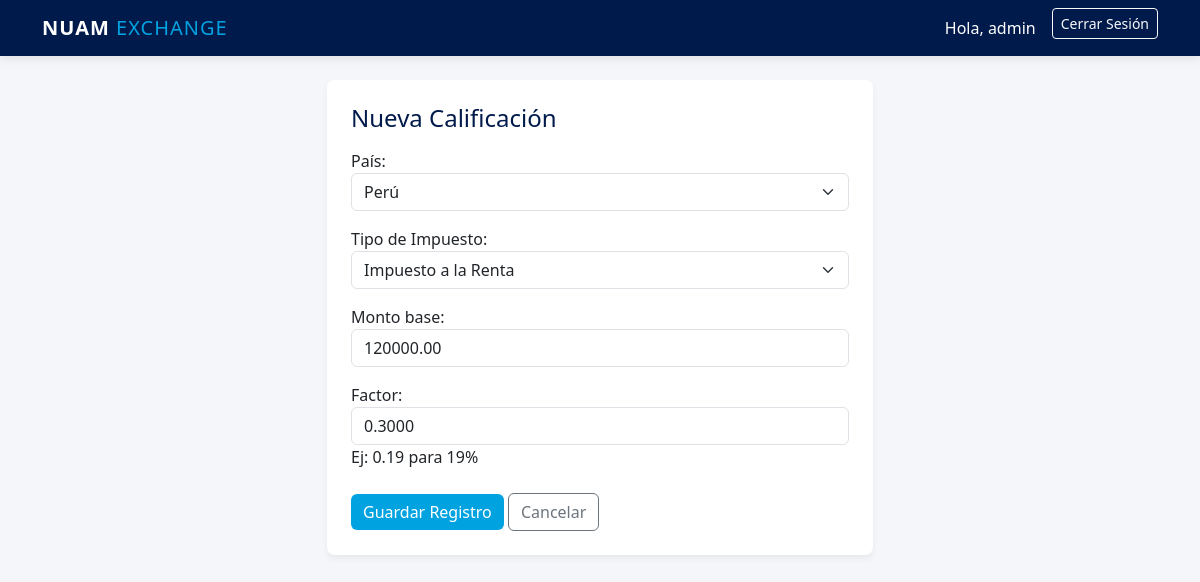
The page /editar/2/ (signed in) on the database its author committed.
### calificaciones/models.py (models this page shows, shortened)
class Calificacion(models.Model):
    PAISES = [
        ('CHILE', 'Chile'),
        ('PERU', 'Perú'),
        ('COLOMBIA', 'Colombia'),
    ]
    TIPO_IMPUESTO = [
        ('IVA', 'IVA / IGV'),
        ('RENTA', 'Impuesto a la Renta'),
        ('ADUANA', 'Impuesto Aduanero'),
    ]
    pais = models.CharField(max_length=20, choices=PAISES, verbose_name="País")
    tipo = models.CharField(max_length=20, choices=TIPO_IMPUESTO, verbose_name="Tipo de Impuesto")
    monto_base = models.DecimalField(max_digits=12, decimal_places=2)
    factor = models.DecimalField(max_digits=5, decimal_places=4, help_text="Ej: 0.19 para 19%")
    fecha_registro = models.DateTimeField(default=timezone.now)
    analista = models.ForeignKey(User, on_delete=models.CASCADE) # Auditoría: quién lo hizo

### calificaciones/views.py (the view)
# urls.py: path('editar/<int:id>/', views.editar_calificacion, name='editar'),
@login_required
@permission_required('calificaciones.change_calificacion', raise_exception=True)
def editar_calificacion(request, id):
    calificacion = get_object_or_404(Calificacion, id=id)
    if request.method == 'POST':
        form = CalificacionForm(request.POST, instance=calificacion)
        if form.is_valid():
            form.save()
            LogAuditoria.objects.create(
                usuario=request.user,
                accion="EDITAR",
                detalle=f"Desde App Django: Editó ID #{id}"
            )
            return redirect('dashboard')
    else:
        form = CalificacionForm(instance=calificacion)
    return render(request, 'calificaciones/formulario.html', {'form': form, 'titulo': 'Editar Calificación'})

### calificaciones/forms.py
class CalificacionForm(forms.ModelForm):
    class Meta:
        model = Calificacion
        fields = ['pais', 'tipo', 'monto_base', 'factor']
        widgets = {
            'pais': forms.Select(attrs={'class': 'form-select'}),
            'tipo': forms.Select(attrs={'class': 'form-select'}),
            'monto_base': forms.NumberInput(attrs={'class': 'form-control', 'placeholder': '0.00'}),
            'factor': forms.NumberInput(attrs={'class': 'form-control', 'placeholder': '0.19'}),
        }

### calificaciones/templates/calificaciones/formulario.html (shortened to what this page needs)
{% extends 'calificaciones/base.html' %}
{% block content %}
<div class="row justify-content-center">
    <div class="col-md-6">
        <div class="card p-4">
            <h4 class="mb-3" style="color: #001A4B;">Nueva Calificación</h4>
            <form method="post">
                {{ form.as_p }}
                <div class="mt-4">
                    <button type="submit" class="btn btn-nuam">Guardar Registro</button>
                    <a href="{% url 'dashboard' %}" class="btn btn-outline-secondary">Cancelar</a>
                </div>
            </form>
        </div>
    </div>
</div>
{% endblock %}

### calificaciones/templates/calificaciones/base.html (shortened to what this page needs)
<!DOCTYPE html>
<html lang="es">
<head>
    <link href="https://cdn.jsdelivr.net/npm/bootstrap@5.3.0/dist/css/bootstrap.min.css" rel="stylesheet">
</head>
<body>
    <nav class="navbar navbar-expand-lg navbar-dark mb-4">
        <div class="container">
            <a class="navbar-brand" href="#">NUAM <span style="font-weight:300; color:#00A3E0">EXCHANGE</span></a>
            {% if user.is_authenticated %}
            <div class="d-flex">
                <span class="navbar-text text-white me-3">Hola, {{ user.username }}</span>
                <form action="{% url 'logout' %}" method="post">
                    <button type="submit" class="btn btn-outline-light btn-sm">Cerrar Sesión</button>
                </form>
            </div>
            {% endif %}
        </div>
    </nav>
    <div class="container">
        {% block content %}{% endblock %}
    </div>
</body>
</html>

### calificaciones/templates/calificaciones/base.html (style rules this page uses)
:root { --nuam-blue: #001A4B; --nuam-light: #00A3E0; --nuam-grey: #F4F6F9; }
body { background-color: var(--nuam-grey); font-family: 'Segoe UI', sans-serif; }
.navbar { background-color: var(--nuam-blue); box-shadow: 0 2px 10px rgba(0,0,0,0.1); }
.navbar-brand { font-weight: bold; letter-spacing: 1px; }
.btn-nuam { background-color: var(--nuam-light); color: white; border: none; }
.card { border: none; border-radius: 8px; box-shadow: 0 4px 6px rgba(0,0,0,0.05); }

### rows shown on the page
Calificacion: pais "Perú", tipo "Impuesto a la Renta", monto_base "120000.00", factor "0.3000"

### other values the page prints
{{ user.username }} "admin"
